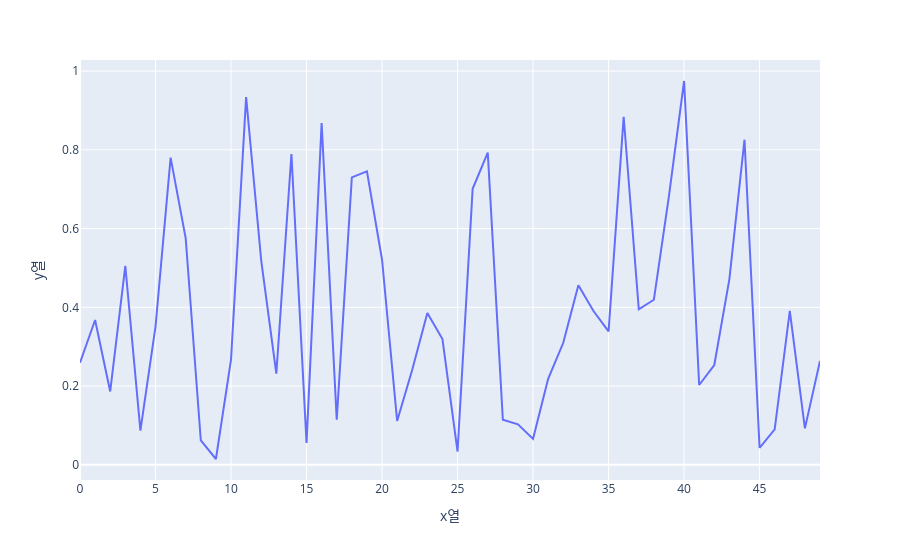

Notebook code cell kept with this figure:
### Code cell
#선 그래프 

import plotly.express as px 
import pandas as pd 
import numpy as np


df = pd.DataFrame({
    "x열": np.arange(50),
    "y열": np.random.rand(50)
})

fig = px.line(
    df,
    x="x열",
    y="y열"
)

fig.show()

### Figure 1 — Plotly figure (JSON) as saved in the notebook; plotly's stock layout.template omitted (floating-point values rounded to 4 significant figures)
{"data": [{"hovertemplate": "x열=%{x}<br>y열=%{y}<extra></extra>", "legendgroup": "", "line": {"color": "#636efa", "dash": "solid"}, "marker": {"symbol": "circle"}, "mode": "lines", "name": "", "orientation": "v", "showlegend": false, "type": "scatter", "x": [0, 1, 2, 3, 4, 5, 6, 7, 8, 9, 10, 11, 12, 13, 14, 15, 16, 17, 18, 19, 20, 21, 22, 23, 24, 25, 26, 27, 28, 29, 30, 31, 32, 33, 34, 35, 36, 37, 38, 39, 40, 41, 42, 43, 44, 45, 46, 47, 48, 49], "xaxis": "x", "y": [0.2594, 0.3678, 0.1865, 0.5055, 0.08679, 0.3511, 0.7803, 0.575, 0.06198, 0.01487, 0.2672, 0.9339, 0.5186, 0.2316, 0.7895, 0.05584, 0.868, 0.1149, 0.7298, 0.7455, 0.5208, 0.1115, 0.2416, 0.3858, 0.3195, 0.03379, 0.7009, 0.7929, 0.1146, 0.1029, 0.06604, 0.2186, 0.31, 0.4561, 0.3905, 0.3389, 0.8839, 0.395, 0.4193, 0.683, 0.9747, 0.2028, 0.2536, 0.4718, 0.8256, 0.04338, 0.08995, 0.391, 0.09271, 0.2641], "yaxis": "y"}], "layout": {"legend": {"tracegroupgap": 0}, "margin": {"t": 60}, "xaxis": {"anchor": "y", "domain": [0, 1], "title": {"text": "x열"}}, "yaxis": {"anchor": "x", "domain": [0, 1], "title": {"text": "y열"}}}}
